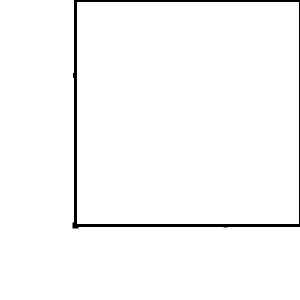
Frame 1 (no input)
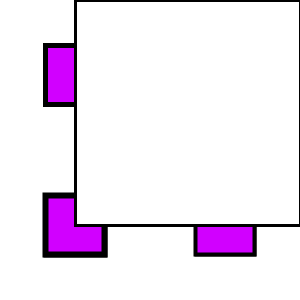
Frame 60 (the mouse pressed at the canvas centre just before this capture)
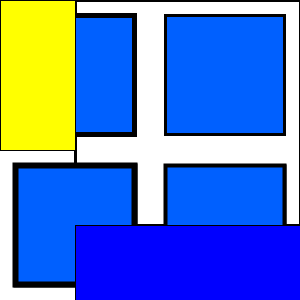
Frame 120 (the mouse held since frame 60 and released just before this capture)

The Processing sketch that drew these frames (run headless with seeded random() and noise(); from frame 60 on, the mouse is pressed at the canvas centre):

// Processing sketch: processing_36404
// ── processing_36404.pde

Boolean PJ; // choose variavle PJ

void setup() {
  size (300, 300);
  background (255);
  smooth();
  colorMode (HSB, width); //Colormode HSB 300 as 100%
  PJ = false; // PJ is flase for conditional situation
}
int x = 0; // Integer x is variavle for color
int a = 0; // 1st rectangle's size variation  
int b = 0; // 2nd rectangle's size variation 
int c = 0; // 3rd rectangle's size variation 
int d = 0; // 4th rectangle's size variation 
//Equally divide the screen into four sections, and each square is getting bigger   
void draw() {
  rectMode (CENTER); //center on the each section
  strokeWeight (6); //outline of squares  
  fill (300-x, width, width); // colorscale starts from the end 

  rect (width/4, 3*height/4, a, a);
  a++; // growing up
  if (a > 300) {
    a=300;// limitation of the rectangle size
  }  
  strokeWeight (5);
  rect (width/4, height/4, b, b);
  b++; // growing up
  if (b > 150) {
    b=150;// limitation of the rectangle size
  }
  strokeWeight (4);
  rect (3*width/4, 3*height/4, c, c);
  c++; // growing up
  if (c > 300) {
    c=300;// limitation of the rectangle size
  }
  strokeWeight (3);
  rect (3*width/4, height/4, d, d);
  d++; // growing up
  if (d > 300) {
    d=300;// limitation of the rectangle size
  }
  x++; //color change

  if (mouseX > width/4) {
    rectMode (CORNER);
    strokeWeight (1);
    fill (50, width, width); // fill the withe  
    rect (0, 0, width/4, height/2);
    fill (200, width, width); // fill the withe
    rect (width/4, 3*height/4, 3*width/4, height);
  } 
  else {
    rectMode (CORNER);
    fill (300); // fill with the white 
    rect (width/4, 0, 3*width/4, 3*height/4);
  }
}
